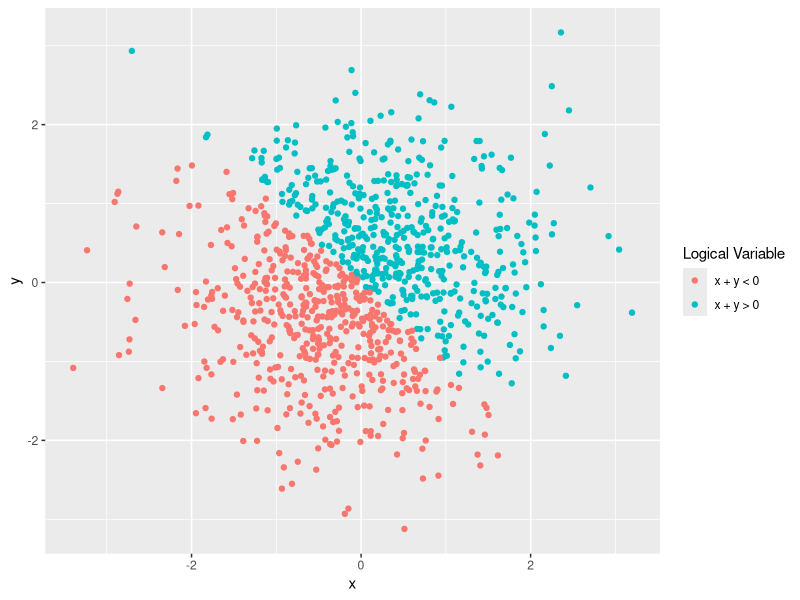
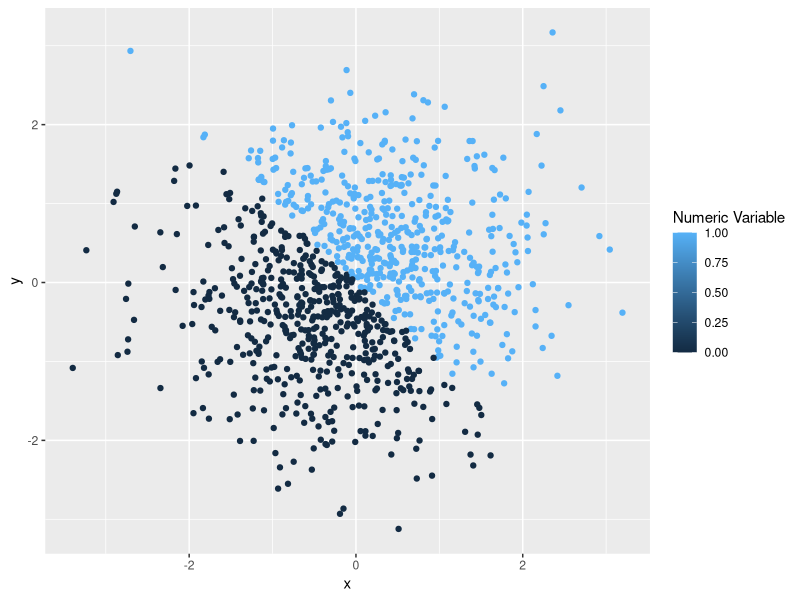
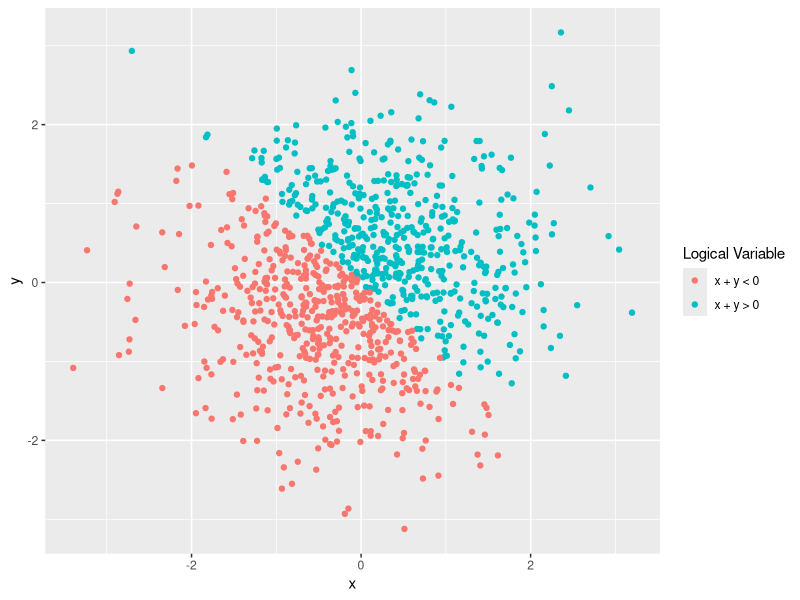
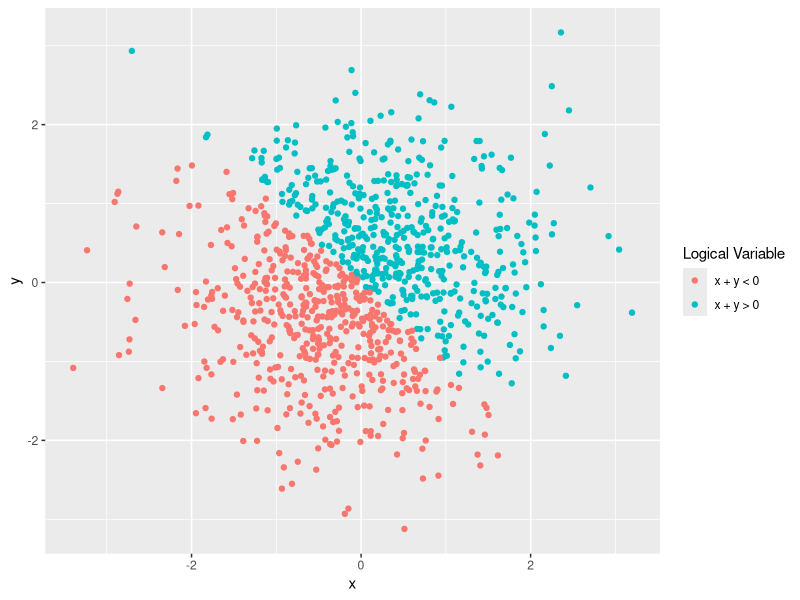

Reproduce these figures in R, in order.
## ---- chunk 1
knitr::opts_chunk$set(echo = TRUE)
library(tidyverse)
library(tibble)
library(dplyr)
## ---- chunk 2
set.seed(1234)

#Create dataframe 
problem_one_df <- tibble(
  x = runif(n = 10, min = 0, max = 5),
  prob_one_logical = ifelse(x > 2, TRUE, FALSE),
  prob_one_character = c("data", "science", "home", "work", "number", "one", "friday", "september", "21", "2018"),
  prob_one_factor = factor(c("fall", "winter", "spring", "summer", "fall", "fall", "winter", "winter", "fall", "summer"))
) 

#Show dataframe table
problem_one_df

#Find mean for each column. 
  #colMeans(problem_one_df) - commented out so that the chunk can run smoothly. 
  colMeans(problem_one_df[1:2])

## ---- chunk 3

#Convert character, factor, and logical variables to numeric variables 
problem_one_df <- problem_one_df %>% mutate_all(funs(as.numeric))

#Find mean for each column as numerical variables 
means_table <-colMeans(problem_one_df)

#Show dataframe table with converted variables
problem_one_df

## ---- chunk 4

new_numeric_one <-  as.numeric(as.factor(problem_one_df$prob_one_character))
new_numeric_one

new_numeric_two <- as.numeric(as.character(problem_one_df$prob_one_factor))
new_numeric_two
## ---- chunk 5
set.seed(1234)

#Create the dataframe with five variables 
problem_two_df <- tibble(
  x = rnorm(1000),
  y = rnorm(1000),
  prob_two_logical = ifelse(x + y > 0, TRUE, FALSE), 
  prob_two_numeric = as.numeric(prob_two_logical),
  prob_two_factor = as.factor(prob_two_logical)
)

#Show dataframe table 
problem_two_df

#Determine the size of the dataset, the mean and median of the x variable, and the proportion of cases where x+y > 0 
dim(problem_two_df)
mean(problem_two_df$x)
median(problem_two_df$x)
mean(problem_two_df$prob_two_numeric)
## ---- chunk 6

#Plot 1: Scatterplot of x and y by logical variable 
plot_logical <- ggplot(problem_two_df, aes(x = x, y = y, color = prob_two_logical)) + geom_point() + scale_color_discrete(name = "Logical Variable", labels = c("x + y < 0", "x + y > 0"))

#Plot 2: Scatterplot of x and y by logical variable 
plot_numeric <- ggplot(problem_two_df, aes(x = x, y = y, color = prob_two_numeric)) + geom_point() + scale_color_continuous(name = "Numeric Variable")

#Plot 3: Scatterplot of x and y by logical variable 
plot_factor <- ggplot(problem_two_df, aes(x = x, y = y, color = prob_two_factor)) + geom_point() + scale_color_discrete(name = "Factor Variable", labels = c("False: x + y < 0", "True: x + y > 0"))

plot_logical
plot_numeric
plot_logical

ggsave("plot_logical.png")


